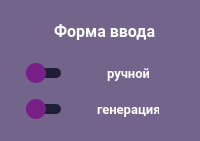
      <widget class="Frame" name="frame_6">
       <property name="geometry">
        <rect>
         <x>10</x>
         <y>10</y>
         <width>200</width>
         <height>141</height>
        </rect>
       </property>
       <property name="minimumSize">
        <size>
         <width>200</width>
         <height>130</height>
        </size>
       </property>
       <property name="styleSheet">
        <string notr="true">QFrame {
    background-color: rgba(115, 100, 140, 1); /* Красивый? Цвет фона */
    border-radius: 35px; /* Радиус скругления краев */
    border: none; /* Убираем границу */
}
</string>
       </property>
       <property name="frameShape">
        <enum>QFrame::StyledPanel</enum>
       </property>
       <property name="frameShadow">
        <enum>QFrame::Raised</enum>
       </property>
       <layout class="QGridLayout" name="gridLayout_3">
        <item row="0" column="0">
         <layout class="QGridLayout" name="gridLayout_6">
          <item row="2" column="0">
           <layout class="QGridLayout" name="gridLayout_12">
            <item row="0" column="0">
             <spacer name="horizontalSpacer_24">
              <property name="orientation">
               <enum>Qt::Horizontal</enum>
              </property>
              <property name="sizeType">
               <enum>QSizePolicy::Fixed</enum>
              </property>
              <property name="sizeHint" stdset="0">
               <size>
                <width>15</width>
                <height>20</height>
               </size>
              </property>
             </spacer>
            </item>
            <item row="0" column="1">
             <widget class="QSlider" name="horizontalSliderFormInput_1">
              <property name="minimumSize">
               <size>
                <width>35</width>
                <height>30</height>
               </size>
              </property>
              <property name="maximumSize">
               <size>
                <width>35</width>
                <height>30</height>
               </size>
              </property>
              <property name="styleSheet">
               <string notr="true">QSlider::groove:horizontal {
    height: 10px;
    background-color: rgba(30, 30, 55, 1); /* Цвет ползунка */
    margin: 2px 0;
    border-radius: 5px; /* Скругление краев дорожки */
}

QSlider::handle:horizontal {
    background-color:  rgba(120, 30, 135, 1); /* Цвет шарика */
    border: none;
    width: 20px;
    height: 20px;
    border-radius: 10px; /* Скругление краев ползунка */
    margin: -5px 0; /* Положение ползунка по вертикали */
}</string>
              </property>
              <property name="maximum">
               <number>1</number>
              </property>
              <property name="pageStep">
               <number>1</number>
              </property>
              <property name="orientation">
               <enum>Qt::Horizontal</enum>
              </property>
             </widget>
            </item>
            <item row="0" column="2">
             <spacer name="horizontalSpacer_25">
              <property name="orientation">
               <enum>Qt::Horizontal</enum>
              </property>
              <property name="sizeType">
               <enum>QSizePolicy::Expanding</enum>
              </property>
              <property name="sizeHint" stdset="0">
               <size>
                <width>20</width>
                <height>20</height>
               </size>
              </property>
             </spacer>
            </item>
            <item row="0" column="3">
             <widget class="QLabel" name="label_11">
              <property name="minimumSize">
               <size>
                <width>42</width>
                <height>30</height>
               </size>
              </property>
              <property name="maximumSize">
               <size>
                <width>0</width>
                <height>30</height>
               </size>
              </property>
              <property name="font">
               <font>
                <family>Roboto</family>
                <pointsize>10</pointsize>
                <weight>75</weight>
                <italic>false</italic>
                <bold>true</bold>
               </font>
              </property>
              <property name="styleSheet">
               <string notr="true">QLabel {
    color: rgba(255, 255, 255, 1); /* Белый текст */
    background-color: transparent; /* Прозрачный фон */
}</string>
              </property>
              <property name="text">
               <string>ручной</string>
              </property>
             </widget>
            </item>
            <item row="0" column="4">
             <spacer name="horizontalSpacer_26">
              <property name="orientation">
               <enum>Qt::Horizontal</enum>
              </property>
              <property name="sizeHint" stdset="0">
               <size>
                <width>20</width>
                <height>20</height>
               </size>
              </property>
             </spacer>
            </item>
           </layout>
          </item>
          <item row="3" column="0">
           <layout class="QGridLayout" name="gridLayout_11">
            <item row="0" column="0">
             <spacer name="horizontalSpacer_28">
              <property name="orientation">
               <enum>Qt::Horizontal</enum>
              </property>
              <property name="sizeType">
               <enum>QSizePolicy::Fixed</enum>
              </property>
              <property name="sizeHint" stdset="0">
               <size>
                <width>15</width>
                <height>20</height>
               </size>
              </property>
             </spacer>
            </item>
            <item row="0" column="4">
             <spacer name="horizontalSpacer_30">
              <property name="orientation">
               <enum>Qt::Horizontal</enum>
              </property>
              <property name="sizeHint" stdset="0">
               <size>
                <width>20</width>
                <height>20</height>
               </size>
              </property>
             </spacer>
            </item>
            <item row="0" column="2">
             <spacer name="horizontalSpacer_29">
              <property name="orientation">
               <enum>Qt::Horizontal</enum>
              </property>
              <property name="sizeType">
               <enum>QSizePolicy::Expanding</enum>
              </property>
              <property name="sizeHint" stdset="0">
               <size>
                <width>20</width>
                <height>20</height>
               </size>
              </property>
             </spacer>
            </item>
            <item row="0" column="3">
             <widget class="QLabel" name="label_12">
              <property name="minimumSize">
               <size>
                <width>62</width>
                <height>30</height>
               </size>
              </property>
              <property name="maximumSize">
               <size>
                <width>0</width>
                <height>30</height>
               </size>
              </property>
              <property name="font">
               <font>
                <family>Roboto</family>
                <pointsize>10</pointsize>
                <weight>75</weight>
                <italic>false</italic>
                <bold>true</bold>
               </font>
              </property>
              <property name="styleSheet">
               <string notr="true">QLabel {
    color: rgba(255, 255, 255, 1); /* Белый текст */
    background-color: transparent; /* Прозрачный фон */
}</string>
              </property>
              <property name="text">
               <string>генерация</string>
              </property>
             </widget>
            </item>
            <item row="0" column="1">
             <widget class="QSlider" name="horizontalSliderFormInput_2">
              <property name="minimumSize">
               <size>
                <width>35</width>
                <height>30</height>
               </size>
              </property>
              <property name="maximumSize">
               <size>
                <width>35</width>
                <height>30</height>
               </size>
              </property>
              <property name="styleSheet">
               <string notr="true">QSlider::groove:horizontal {
    height: 10px;
    background-color: rgba(30, 30, 55, 1); /* Цвет ползунка */
    margin: 2px 0;
    border-radius: 5px; /* Скругление краев дорожки */
}

QSlider::handle:horizontal {
    background-color:  rgba(120, 30, 135, 1); /* Цвет ползунка */
    border: none;
    width: 20px;
    height: 20px;
    border-radius: 10px; /* Скругление краев ползунка */
    margin: -5px 0; /* Положение ползунка по вертикали */
}</string>
              </property>
              <property name="maximum">
               <number>1</number>
              </property>
              <property name="pageStep">
               <number>1</number>
              </property>
              <property name="orientation">
               <enum>Qt::Horizontal</enum>
              </property>
             </widget>
            </item>
            <item row="1" column="1">
             <spacer name="verticalSpacer_11">
              <property name="orientation">
               <enum>Qt::Vertical</enum>
              </property>
              <property name="sizeHint" stdset="0">
               <size>
                <width>20</width>
                <height>40</height>
               </size>
              </property>
             </spacer>
            </item>
           </layout>
          </item>
          <item row="0" column="0">
           <layout class="QGridLayout" name="gridLayout_13">
            <item row="1" column="1">
             <widget class="QLabel" name="label_10">
              <property name="minimumSize">
               <size>
                <width>110</width>
                <height>30</height>
               </size>
              </property>
              <property name="maximumSize">
               <size>
                <width>110</width>
                <height>30</height>
               </size>
              </property>
              <property name="font">
               <font>
                <family>Roboto</family>
                <pointsize>12</pointsize>
                <weight>75</weight>
                <italic>false</italic>
                <bold>true</bold>
               </font>
              </property>
              <property name="styleSheet">
               <string notr="true">QLabel {
    color: rgba(255, 255, 255, 1); /* Белый текст */
    background-color: transparent; /* Прозрачный фон */
    border: none; /* Убираем рамку */
	padding-left: 5px; /* Отступ тексту слева */
}</string>
              </property>
              <property name="text">
               <string>Форма ввода</string>
              </property>
             </widget>
            </item>
            <item row="1" column="0">
             <spacer name="horizontalSpacer_21">
              <property name="orientation">
               <enum>Qt::Horizontal</enum>
              </property>
              <property name="sizeHint" stdset="0">
               <size>
                <width>40</width>
                <height>20</height>
               </size>
              </property>
             </spacer>
            </item>
            <item row="1" column="2">
             <spacer name="horizontalSpacer_22">
              <property name="orientation">
               <enum>Qt::Horizontal</enum>
              </property>
              <property name="sizeHint" stdset="0">
               <size>
                <width>40</width>
                <height>20</height>
               </size>
              </property>
             </spacer>
            </item>
            <item row="0" column="1">
             <spacer name="verticalSpacer_7">
              <property name="orientation">
               <enum>Qt::Vertical</enum>
              </property>
              <property name="sizeType">
               <enum>QSizePolicy::Fixed</enum>
              </property>
              <property name="sizeHint" stdset="0">
               <size>
                <width>20</width>
                <height>5</height>
               </size>
              </property>
             </spacer>
            </item>
           </layout>
          </item>
          <item row="1" column="0">
           <spacer name="verticalSpacer_4">
            <property name="orientation">
             <enum>Qt::Vertical</enum>
            </property>
            <property name="sizeHint" stdset="0">
             <size>
              <width>20</width>
              <height>40</height>
             </size>
            </property>
           </spacer>
          </item>
         </layout>
        </item>
       </layout>
      </widget>
